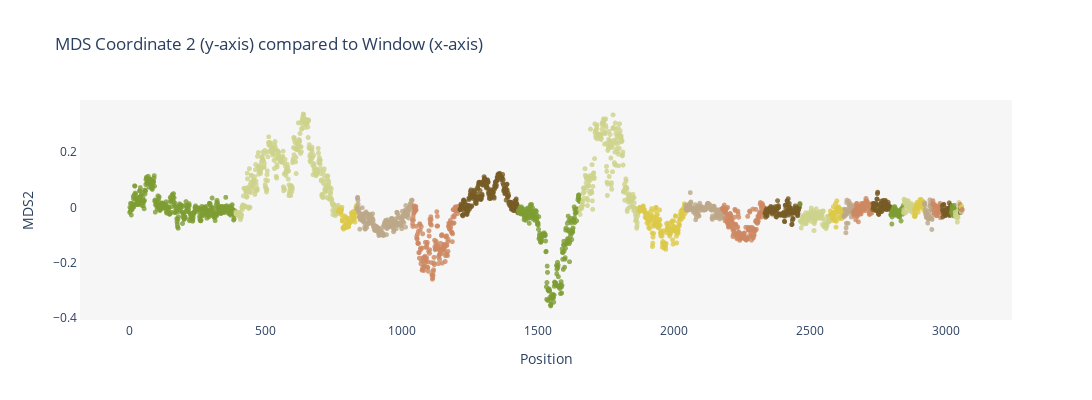

Source (notebook cell):
### Code cell
#px.scatter(y=mds.samples["PC2"], title="MDS Coordinate 2 (y-axis) compared to Window (x-axis)")
fig = px.scatter(y=mds.samples["PC2"], 
                 title="MDS Coordinate 2 (y-axis) compared to Window (x-axis)", 
                 color=chrs, 
                 labels=chrs,
                 color_discrete_sequence=kakapo_colors,
                 width=1200, height=400
                )

fig.update_traces(marker=dict(size=5, opacity=0.8))
fig.update_layout(showlegend=False)
fig.update_layout(xaxis=dict(showgrid=False, zeroline=False, showline=True, title="Position"))
fig.update_layout(yaxis=dict(showgrid=False, zeroline=False, showline=True, title="MDS2"))
fig.update_layout(paper_bgcolor="white")
fig.update_layout(plot_bgcolor="#f6f6f6")
fig.write_image("mds_coord2.svg")
fig.write_image("mds_coord2.png")
fig

### Figure 1 — Plotly figure (JSON) as saved in the notebook; plotly's stock layout.template omitted (floating-point values rounded to 4 significant figures; data arrays with more than 128 entries replaced by an {"elided": "..."} marker saying what was removed)
{"data": [{"hovertemplate": "color=S1<br>x=%{x}<br>y=%{y}<extra></extra>", "legendgroup": "S1", "marker": {"color": "#7D9D33", "opacity": 0.8, "size": 5, "symbol": "circle"}, "mode": "markers", "name": "S1", "showlegend": true, "type": "scattergl", "x": {"elided": "390 int values"}, "xaxis": "x", "y": {"elided": "390 float values"}, "yaxis": "y"}, {"hovertemplate": "color=S2<br>x=%{x}<br>y=%{y}<extra></extra>", "legendgroup": "S2", "marker": {"color": "#CED38C", "opacity": 0.8, "size": 5, "symbol": "circle"}, "mode": "markers", "name": "S2", "showlegend": true, "type": "scattergl", "x": {"elided": "377 int values"}, "xaxis": "x", "y": {"elided": "377 float values"}, "yaxis": "y"}, {"hovertemplate": "color=S3<br>x=%{x}<br>y=%{y}<extra></extra>", "legendgroup": "S3", "marker": {"color": "#DCC949", "opacity": 0.8, "size": 5, "symbol": "circle"}, "mode": "markers", "name": "S3", "showlegend": true, "type": "scattergl", "x": [767, 768, 769, 770, 771, 772, 773, 774, 775, 776, 777, 778, 779, 780, 781, 782, 783, 784, 785, 786, 787, 788, 789, 790, 791, 792, 793, 794, 795, 796, 797, 798, 799, 800, 801, 802, 803, 804, 805, 806, 807, 808, 809, 810, 811, 812, 813, 814, 815, 816, 817, 818, 819, 820, 821, 822, 823, 824, 825, 826, 827, 828, 829, 830, 831, 832, 833, 834], "xaxis": "x", "y": [-0.01498, -0.0147, -0.01508, -0.008472, -0.006792, -0.008317, -0.007708, -0.01419, -0.01834, -0.01039, -0.01728, -0.02729, -0.008728, -3.748e-05, -0.04926, -0.04393, -0.04982, -0.0744, -0.07497, -0.0788, -0.07162, -0.07074, -0.06963, -0.03152, -0.06593, -0.07474, -0.07274, -0.07185, -0.03646, -0.06243, -0.07262, -0.05634, -0.05731, -0.04396, -0.04063, -0.05364, -0.07077, -0.06922, -0.07069, -0.06013, -0.05651, -0.05786, -0.0493, -0.05245, -0.05525, -0.0532, -0.05112, -0.03594, -0.0203, -0.0225, -0.04784, -0.03065, -0.02871, -0.03442, -0.04673, -0.01488, -0.03514, -0.03313, -0.03353, -0.03896, -0.03748, -0.05331, -0.02153, -0.02087, -0.01331, -0.0005885, -0.01806, 0.006839], "yaxis": "y"}, {"hovertemplate": "color=S4<br>x=%{x}<br>y=%{y}<extra></extra>", "legendgroup": "S4", "marker": {"color": "#BCA888", "opacity": 0.8, "size": 5, "symbol": "circle"}, "mode": "markers", "name": "S4", "showlegend": true, "type": "scattergl", "x": {"elided": "204 int values"}, "xaxis": "x", "y": {"elided": "204 float values"}, "yaxis": "y"}, {"hovertemplate": "color=S5<br>x=%{x}<br>y=%{y}<extra></extra>", "legendgroup": "S5", "marker": {"color": "#CD8862", "opacity": 0.8, "size": 5, "symbol": "circle"}, "mode": "markers", "name": "S5", "showlegend": true, "type": "scattergl", "x": {"elided": "175 int values"}, "xaxis": "x", "y": {"elided": "175 float values"}, "yaxis": "y"}, {"hovertemplate": "color=S6<br>x=%{x}<br>y=%{y}<extra></extra>", "legendgroup": "S6", "marker": {"color": "#775B24", "opacity": 0.8, "size": 5, "symbol": "circle"}, "mode": "markers", "name": "S6", "showlegend": true, "type": "scattergl", "x": {"elided": "215 int values"}, "xaxis": "x", "y": {"elided": "215 float values"}, "yaxis": "y"}, {"hovertemplate": "color=S7<br>x=%{x}<br>y=%{y}<extra></extra>", "legendgroup": "S7", "marker": {"color": "#7D9D33", "opacity": 0.8, "size": 5, "symbol": "circle"}, "mode": "markers", "name": "S7", "showlegend": true, "type": "scattergl", "x": {"elided": "226 int values"}, "xaxis": "x", "y": {"elided": "226 float values"}, "yaxis": "y"}, {"hovertemplate": "color=S8<br>x=%{x}<br>y=%{y}<extra></extra>", "legendgroup": "S8", "marker": {"color": "#CED38C", "opacity": 0.8, "size": 5, "symbol": "circle"}, "mode": "markers", "name": "S8", "showlegend": true, "type": "scattergl", "x": {"elided": "219 int values"}, "xaxis": "x", "y": {"elided": "219 float values"}, "yaxis": "y"}, {"hovertemplate": "color=S9<br>x=%{x}<br>y=%{y}<extra></extra>", "legendgroup": "S9", "marker": {"color": "#DCC949", "opacity": 0.8, "size": 5, "symbol": "circle"}, "mode": "markers", "name": "S9", "showlegend": true, "type": "scattergl", "x": {"elided": "170 int values"}, "xaxis": "x", "y": {"elided": "170 float values"}, "yaxis": "y"}, {"hovertemplate": "color=S10<br>x=%{x}<br>y=%{y}<extra></extra>", "legendgroup": "S10", "marker": {"color": "#BCA888", "opacity": 0.8, "size": 5, "symbol": "circle"}, "mode": "markers", "name": "S10", "showlegend": true, "type": "scattergl", "x": {"elided": "135 int values"}, "xaxis": "x", "y": {"elided": "135 float values"}, "yaxis": "y"}, {"hovertemplate": "color=S11<br>x=%{x}<br>y=%{y}<extra></extra>", "legendgroup": "S11", "marker": {"color": "#CD8862", "opacity": 0.8, "size": 5, "symbol": "circle"}, "mode": "markers", "name": "S11", "showlegend": true, "type": "scattergl", "x": {"elided": "157 int values"}, "xaxis": "x", "y": {"elided": "157 float values"}, "yaxis": "y"}, {"hovertemplate": "color=S12<br>x=%{x}<br>y=%{y}<extra></extra>", "legendgroup": "S12", "marker": {"color": "#775B24", "opacity": 0.8, "size": 5, "symbol": "circle"}, "mode": "markers", "name": "S12", "showlegend": true, "type": "scattergl", "x": {"elided": "129 int values"}, "xaxis": "x", "y": {"elided": "129 float values"}, "yaxis": "y"}, {"hovertemplate": "color=S13<br>x=%{x}<br>y=%{y}<extra></extra>", "legendgroup": "S13", "marker": {"color": "#7D9D33", "opacity": 0.8, "size": 5, "symbol": "circle"}, "mode": "markers", "name": "S13", "showlegend": true, "type": "scattergl", "x": [2465], "xaxis": "x", "y": [0.01116], "yaxis": "y"}, {"hovertemplate": "color=S14<br>x=%{x}<br>y=%{y}<extra></extra>", "legendgroup": "S14", "marker": {"color": "#CED38C", "opacity": 0.8, "size": 5, "symbol": "circle"}, "mode": "markers", "name": "S14", "showlegend": true, "type": "scattergl", "x": [2466, 2467, 2468, 2469, 2470, 2471, 2472, 2473, 2474, 2475, 2476, 2477, 2478, 2479, 2480, 2481, 2482, 2483, 2484, 2485, 2486, 2487, 2488, 2489, 2490, 2491, 2492, 2493, 2494, 2495, 2496, 2497, 2498, 2499, 2500, 2501, 2502, 2503, 2504, 2505, 2506, 2507, 2508, 2509, 2510, 2511, 2512, 2513, 2514, 2515, 2516, 2517, 2518, 2519, 2520, 2521, 2522, 2523, 2524, 2525, 2526, 2527, 2528, 2529, 2530, 2531, 2532, 2533, 2534, 2535, 2536, 2537, 2538, 2539, 2540, 2541, 2542, 2543, 2544, 2545, 2546, 2547, 2548, 2549, 2550, 2551, 2552, 2553, 2554, 2555, 2556, 2557, 2558, 2559, 2560, 2561, 2562, 2563, 2564, 2565, 2566, 2567, 2568, 2569, 2570, 2571, 2572, 2573, 2574, 2575], "xaxis": "x", "y": [-0.0496, -0.05189, -0.05147, -0.07487, -0.04837, -0.04585, -0.04955, -0.03433, -0.06127, -0.05498, -0.02998, -0.03379, -0.04477, -0.04128, -0.03986, -0.0413, -0.03203, -0.0314, -0.03585, -0.01995, -0.05968, -0.05903, -0.04753, -0.04784, -0.02895, -0.05061, -0.02513, -0.04451, -0.02372, -0.01982, -0.02699, -0.02599, -0.0247, -0.0415, -0.03279, -0.04022, -0.03094, -0.04078, -0.01941, -0.01356, -0.00259, -0.05204, -0.03556, -0.03131, -0.03024, -0.02054, -0.02534, -0.01969, -0.01281, -0.03344, -0.08435, -0.05918, -0.04551, -0.05156, -0.04418, -0.01848, -0.04249, -0.03114, -0.005459, -0.02297, -0.03015, -0.02215, -0.03605, -0.03889, -0.02521, -0.02763, -0.03548, -0.02271, -0.01725, -0.0306, -0.02649, -0.03959, -0.03882, -0.02019, -0.01725, -0.02955, -0.01455, -0.02234, -0.02718, -0.02847, -0.0199, -0.06234, -0.03857, -0.01459, -0.01307, -0.04399, -0.06952, -0.06898, -0.0661, -0.06834, -0.06713, -0.06104, -0.06143, -0.06869, -0.07727, -0.06292, -0.07016, -0.05734, -0.06335, -0.05498, -0.03248, -0.03336, -0.03503, -0.04533, -0.04352, -0.04356, -0.05164, -0.05019, -0.04661, -0.04959], "yaxis": "y"}, {"hovertemplate": "color=S15<br>x=%{x}<br>y=%{y}<extra></extra>", "legendgroup": "S15", "marker": {"color": "#DCC949", "opacity": 0.8, "size": 5, "symbol": "circle"}, "mode": "markers", "name": "S15", "showlegend": true, "type": "scattergl", "x": [2576, 2577, 2578, 2579, 2580, 2581, 2582, 2583, 2584, 2585, 2586, 2587, 2588, 2589, 2590, 2591, 2592, 2593, 2594, 2595, 2596, 2597, 2598, 2599, 2600, 2601, 2602, 2603, 2604, 2605, 2606, 2607, 2608, 2609, 2610, 2611, 2612, 2613, 2614, 2615, 2616, 2617, 2618, 2619, 2620, 2621, 2622, 2623, 2624, 2625], "xaxis": "x", "y": [-0.01316, -0.02575, -0.02559, -0.02579, -0.02512, -0.02308, -0.02517, -0.0209, -0.04094, -0.03082, -0.01767, 0.00214, -0.0474, -0.04042, -0.02648, -0.0432, -0.0186, -0.04833, -0.01847, 0.01325, -0.004086, -0.07188, -0.05079, -0.0183, 0.02321, -0.005308, -0.03222, -0.001152, -0.001476, -0.008021, 0.001989, -0.01478, -0.04032, -0.004554, -0.01483, -0.01215, -0.006279, -0.007341, -0.0332, -0.01694, -0.03284, -0.0415, -0.02531, -0.01744, -0.0172, -0.01034, -0.02958, -0.01801, -0.006874, -0.03137], "yaxis": "y"}, {"hovertemplate": "color=S16<br>x=%{x}<br>y=%{y}<extra></extra>", "legendgroup": "S16", "marker": {"color": "#BCA888", "opacity": 0.8, "size": 5, "symbol": "circle"}, "mode": "markers", "name": "S16", "showlegend": true, "type": "scattergl", "x": [2626, 2627, 2628, 2629, 2630, 2631, 2632, 2633, 2634, 2635, 2636, 2637, 2638, 2639, 2640, 2641, 2642, 2643, 2644, 2645, 2646, 2647, 2648, 2649, 2650, 2651, 2652, 2653, 2654, 2655, 2656, 2657, 2658, 2659, 2660], "xaxis": "x", "y": [-0.03476, -0.02786, -0.03068, -0.008593, -0.02575, -0.007388, -0.02873, -0.09234, -0.07459, -0.05774, 0.01676, 0.02599, -0.01518, -0.02285, -0.01648, -0.05801, -0.01236, -0.01548, 0.02237, 0.001541, 0.008423, 0.01466, 0.003973, -0.003395, 0.002648, -0.0005408, -0.001153, -0.03506, -0.01695, 0.009249, -0.0203, -0.02216, -0.003461, 0.003743, -0.01937], "yaxis": "y"}, {"hovertemplate": "color=S17<br>x=%{x}<br>y=%{y}<extra></extra>", "legendgroup": "S17", "marker": {"color": "#CD8862", "opacity": 0.8, "size": 5, "symbol": "circle"}, "mode": "markers", "name": "S17", "showlegend": true, "type": "scattergl", "x": [2661, 2662, 2663, 2664, 2665, 2666, 2667, 2668, 2669, 2670, 2671, 2672, 2673, 2674, 2675, 2676, 2677, 2678, 2679, 2680, 2681, 2682, 2683, 2684, 2685, 2686, 2687, 2688, 2689, 2690, 2691, 2692, 2693, 2694, 2695, 2696, 2697, 2698, 2699, 2700, 2701, 2702, 2703, 2704, 2705, 2706, 2707, 2708, 2709, 2710, 2711, 2712, 2713, 2714, 2715, 2716, 2717, 2718, 2719, 2720, 2721, 2722, 2723, 2724, 2725, 2726, 2727, 2728, 2729, 2730, 2731], "xaxis": "x", "y": [-0.01561, -0.02979, -0.01804, -0.0125, -0.0253, -0.01129, -0.01867, -0.009853, -0.0451, -0.0252, 0.0005666, 0.01222, 0.01409, 0.002072, -0.03307, -0.0286, -0.008923, -0.01995, -0.05271, -0.01367, 0.001772, -0.01136, -0.001193, -0.00502, -0.02492, 0.001482, -0.01622, -0.00606, -0.02375, 0.01376, 0.007916, 0.007489, 0.006627, 0.008386, -0.01146, -0.004445, 0.01408, 0.009358, -0.002401, -0.003138, -0.001957, -0.006273, -0.002936, -0.01259, 0.01644, 0.02273, 0.03208, 0.002634, 0.01589, 0.02277, 0.02052, 0.003754, 0.01415, -0.0067, 0.01461, 0.003781, 0.005011, 0.00721, -0.02241, -0.02607, -0.001616, -0.01555, 0.002645, -0.02247, -0.01227, -0.001964, 0.009226, -0.02091, 0.01255, 0.01059, -0.004731], "yaxis": "y"}, {"hovertemplate": "color=S18<br>x=%{x}<br>y=%{y}<extra></extra>", "legendgroup": "S18", "marker": {"color": "#775B24", "opacity": 0.8, "size": 5, "symbol": "circle"}, "mode": "markers", "name": "S18", "showlegend": true, "type": "scattergl", "x": [2732, 2733, 2734, 2735, 2736, 2737, 2738, 2739, 2740, 2741, 2742, 2743, 2744, 2745, 2746, 2747, 2748, 2749, 2750, 2751, 2752, 2753, 2754, 2755, 2756, 2757, 2758, 2759, 2760, 2761, 2762, 2763, 2764, 2765, 2766, 2767, 2768, 2769, 2770, 2771, 2772, 2773, 2774, 2775, 2776, 2777, 2778, 2779, 2780, 2781, 2782, 2783, 2784, 2785, 2786, 2787, 2788, 2789, 2790, 2791, 2792, 2793, 2794, 2795, 2796, 2797], "xaxis": "x", "y": [-0.007701, 0.0143, 0.0003526, 0.005395, -0.002417, 0.002806, 0.01453, 0.006628, 0.006637, -0.007463, -0.01048, -0.01195, 0.006765, 0.0128, 0.0104, 0.03, 0.02997, 0.04971, 0.0549, 0.007751, -0.01764, -0.02458, -0.02597, -0.01479, -0.01928, -0.005533, -5.38e-06, -0.01002, -0.01022, 0.0112, 0.01397, 0.02242, -0.01573, -0.003889, -0.01319, 0.000982, 0.001527, 0.01975, 0.02491, 0.006532, -0.003505, 0.01249, 0.006028, 0.0003005, 0.01728, -0.006398, 0.02524, 0.02113, 0.001047, -0.00657, 0.001349, -0.008328, 0.008038, 0.003334, -0.006069, -0.001475, 0.01872, 0.01105, 0.003302, -0.002231, -0.00585, -0.007579, 0.002573, 0.002522, -0.0043, -0.001198], "yaxis": "y"}, {"hovertemplate": "color=S19<br>x=%{x}<br>y=%{y}<extra></extra>", "legendgroup": "S19", "marker": {"color": "#7D9D33", "opacity": 0.8, "size": 5, "symbol": "circle"}, "mode": "markers", "name": "S19", "showlegend": true, "type": "scattergl", "x": [2798, 2799, 2800, 2801, 2802, 2803, 2804, 2805, 2806, 2807, 2808, 2809, 2810, 2811, 2812, 2813, 2814, 2815, 2816, 2817, 2818, 2819, 2820, 2821, 2822, 2823, 2824, 2825, 2826, 2827, 2828, 2829, 2830, 2831, 2832, 2833, 2834, 2835, 2836, 2837, 2838, 2839, 2840, 2841, 2842, 2843, 2844], "xaxis": "x", "y": [-0.0274, -0.02611, -0.01862, -0.027, -0.06058, -0.0349, -0.01239, -0.01242, -0.008281, -0.01699, -0.004644, 0.001267, -0.02352, -0.003256, -0.02884, 0.002387, -0.003887, -0.01831, -0.005935, -0.01649, -0.02487, -0.0235, -0.0149, -0.02838, -0.01425, -0.01614, -0.02678, -0.01196, -0.02448, -0.03382, -0.01332, -0.031, -0.02113, -0.03507, -0.02338, -0.01047, -0.01686, -0.009564, -0.04959, -0.01782, -0.004111, -0.005843, -0.004041, -0.01903, -0.02491, -0.01519, 0.006669], "yaxis": "y"}, {"hovertemplate": "color=S20<br>x=%{x}<br>y=%{y}<extra></extra>", "legendgroup": "S20", "marker": {"color": "#CED38C", "opacity": 0.8, "size": 5, "symbol": "circle"}, "mode": "markers", "name": "S20", "showlegend": true, "type": "scattergl", "x": [2845, 2846, 2847, 2848, 2849, 2850, 2851, 2852, 2853, 2854, 2855, 2856, 2857, 2858, 2859, 2860, 2861, 2862, 2863, 2864, 2865, 2866, 2867, 2868, 2869, 2870, 2871, 2872, 2873, 2874, 2875, 2876, 2877, 2878, 2879, 2880, 2881, 2882, 2883], "xaxis": "x", "y": [-0.01945, -0.008468, 0.02955, 0.02491, 0.01641, -0.01535, -0.02133, 0.0247, 0.01322, -0.01787, 0.006305, 0.006447, 0.004417, 0.01633, 0.01001, 0.02435, 0.000528, 0.001823, 0.02208, -0.00332, 0.003354, 0.0002248, -0.01175, -0.004958, 0.00219, 0.004691, 0.004539, 0.005602, 0.01178, 0.0133, -0.01684, 0.0001509, 0.006529, -0.005119, -0.01537, -0.000895, 0.001572, -0.009706, -0.01038], "yaxis": "y"}, {"hovertemplate": "color=S21<br>x=%{x}<br>y=%{y}<extra></extra>", "legendgroup": "S21", "marker": {"color": "#DCC949", "opacity": 0.8, "size": 5, "symbol": "circle"}, "mode": "markers", "name": "S21", "showlegend": true, "type": "scattergl", "x": [2884, 2885, 2886, 2887, 2888, 2889, 2890, 2891, 2892, 2893, 2894, 2895, 2896, 2897, 2898, 2899, 2900, 2901, 2902, 2903, 2904, 2905, 2906, 2907, 2908, 2909, 2910, 2911, 2912, 2913, 2914, 2915, 2916, 2917, 2918, 2919, 2920, 2921], "xaxis": "x", "y": [-0.0308, -0.006304, -0.03414, -0.01954, -0.03206, -0.02663, -0.006175, 0.00409, 0.01043, 0.006344, 0.01725, 0.00337, -0.004343, 0.001855, -0.001242, -0.01736, -0.005612, 0.003437, 0.01511, 0.01916, 0.01317, 0.02773, 0.01963, 0.003594, 0.01243, 0.002749, 0.02826, 0.01235, 0.01965, 0.01872, 0.02064, 0.01573, 0.022, -0.001051, -0.002752, -0.01033, 0.006896, 0.01027], "yaxis": "y"}, {"hovertemplate": "color=S22<br>x=%{x}<br>y=%{y}<extra></extra>", "legendgroup": "S22", "marker": {"color": "#BCA888", "opacity": 0.8, "size": 5, "symbol": "circle"}, "mode": "markers", "name": "S22", "showlegend": true, "type": "scattergl", "x": [2922, 2923, 2924, 2925, 2926, 2927, 2928, 2929, 2930, 2931, 2932, 2933, 2934, 2935, 2936, 2937, 2938, 2939, 2940, 2941, 2942, 2943, 2944, 2945, 2946, 2947, 2948, 2949, 2950, 2951], "xaxis": "x", "y": [0.01318, 0.008768, 0.01605, -0.02053, -0.007736, -0.01497, -0.02925, -0.03703, -0.0343, -0.0232, -0.02929, -0.03026, -0.05712, -0.03352, -0.04287, -0.04253, -0.02842, -0.04029, -0.01397, 0.004687, 0.02707, 0.007197, 0.01493, -0.006765, -0.009462, -0.0094, -0.04061, -0.08059, -0.04386, -0.02942], "yaxis": "y"}, {"hovertemplate": "color=S23<br>x=%{x}<br>y=%{y}<extra></extra>", "legendgroup": "S23", "marker": {"color": "#CD8862", "opacity": 0.8, "size": 5, "symbol": "circle"}, "mode": "markers", "name": "S23", "showlegend": true, "type": "scattergl", "x": [2952, 2953, 2954, 2955, 2956, 2957, 2958, 2959, 2960, 2961, 2962, 2963, 2964, 2965, 2966, 2967, 2968, 2969, 2970, 2971, 2972, 2973, 2974, 2975, 2976, 2977, 2978, 2979, 2980, 2981, 2982, 2983, 2984, 2985, 2986], "xaxis": "x", "y": [0.0111, 0.024, 0.01436, 0.007031, -0.008211, 0.00832, -0.02098, -0.02104, 0.009218, 0.003463, -0.003905, 0.001735, 0.003747, 0.003795, -0.03055, -0.03002, -0.01579, -0.02231, -0.001928, -0.01038, -0.02108, 0.0007854, -0.007043, -0.004819, -0.01061, -0.008164, -0.02016, 0.01417, 0.007686, -0.03764, -0.01716, -0.01284, -0.003306, -0.007818, 0.007803], "yaxis": "y"}, {"hovertemplate": "color=S24<br>x=%{x}<br>y=%{y}<extra></extra>", "legendgroup": "S24", "marker": {"color": "#775B24", "opacity": 0.8, "size": 5, "symbol": "circle"}, "mode": "markers", "name": "S24", "showlegend": true, "type": "scattergl", "x": [2987, 2988, 2989, 2990, 2991, 2992, 2993, 2994, 2995, 2996, 2997, 2998, 2999, 3000, 3001, 3002, 3003, 3004, 3005, 3006, 3007, 3008, 3009, 3010, 3011, 3012, 3013, 3014, 3015, 3016, 3017, 3018, 3019, 3020], "xaxis": "x", "y": [0.005016, -0.009167, -0.03502, -0.01284, -0.02158, 0.00889, 0.01082, -0.01127, -0.01678, -0.02945, -0.01686, -0.02418, -0.02049, -0.02996, -0.008518, -0.02328, -0.00315, -0.01239, -0.007092, -0.0105, -0.004901, -0.02124, -0.01275, -0.00364, -0.02657, -0.01449, 0.01609, -0.003334, -0.02992, -0.01402, -0.01108, 0.008249, 0.00427, -0.003773], "yaxis": "y"}, {"hovertemplate": "color=S25<br>x=%{x}<br>y=%{y}<extra></extra>", "legendgroup": "S25", "marker": {"color": "#7D9D33", "opacity": 0.8, "size": 5, "symbol": "circle"}, "mode": "markers", "name": "S25", "showlegend": true, "type": "scattergl", "x": [3021, 3022, 3023, 3024, 3025, 3026, 3027, 3028, 3029, 3030, 3031, 3032, 3033, 3034], "xaxis": "x", "y": [-0.02018, -0.01417, -0.003619, 0.005266, -0.01215, -0.02575, -0.003256, -0.01699, -0.03084, -0.001528, -0.005603, 0.007385, -0.00958, -0.006274], "yaxis": "y"}, {"hovertemplate": "color=S26<br>x=%{x}<br>y=%{y}<extra></extra>", "legendgroup": "S26", "marker": {"color": "#CED38C", "opacity": 0.8, "size": 5, "symbol": "circle"}, "mode": "markers", "name": "S26", "showlegend": true, "type": "scattergl", "x": [3035, 3036, 3037, 3038, 3039, 3040, 3041, 3042, 3043, 3044, 3045, 3046, 3047, 3048, 3049, 3050], "xaxis": "x", "y": [-0.01771, -0.02947, -0.02644, -0.03564, -0.03322, -0.03613, -0.0334, -0.03756, -0.05346, -0.03256, -0.03783, -0.01719, -0.009894, -0.009553, 0.01769, -0.007293], "yaxis": "y"}, {"hovertemplate": "color=NC_044299.1_ctg1<br>x=%{x}<br>y=%{y}<extra></extra>", "legendgroup": "NC_044299.1_ctg1", "marker": {"color": "#DCC949", "opacity": 0.8, "size": 5, "symbol": "circle"}, "mode": "markers", "name": "NC_044299.1_ctg1", "showlegend": true, "type": "scattergl", "x": [3051], "xaxis": "x", "y": [-0.001725], "yaxis": "y"}, {"hovertemplate": "color=NC_044300.1_ctg1<br>x=%{x}<br>y=%{y}<extra></extra>", "legendgroup": "NC_044300.1_ctg1", "marker": {"color": "#BCA888", "opacity": 0.8, "size": 5, "symbol": "circle"}, "mode": "markers", "name": "NC_044300.1_ctg1", "showlegend": true, "type": "scattergl", "x": [3052], "xaxis": "x", "y": [0.005009], "yaxis": "y"}, {"hovertemplate": "color=NW_022045577.1_ctg1<br>x=%{x}<br>y=%{y}<extra></extra>", "legendgroup": "NW_022045577.1_ctg1", "marker": {"color": "#CD8862", "opacity": 0.8, "size": 5, "symbol": "circle"}, "mode": "markers", "name": "NW_022045577.1_ctg1", "showlegend": true, "type": "scattergl", "x": [3053], "xaxis": "x", "y": [0.01051], "yaxis": "y"}, {"hovertemplate": "color=NW_022045628.1_ctg1<br>x=%{x}<br>y=%{y}<extra></extra>", "legendgroup": "NW_022045628.1_ctg1", "marker": {"color": "#775B24", "opacity": 0.8, "size": 5, "symbol": "circle"}, "mode": "markers", "name": "NW_022045628.1_ctg1", "showlegend": true, "type": "scattergl", "x": [3054, 3055], "xaxis": "x", "y": [-0.0195, -0.005175], "yaxis": "y"}, {"hovertemplate": "color=NW_022045631.1_ctg1<br>x=%{x}<br>y=%{y}<extra></extra>", "legendgroup": "NW_022045631.1_ctg1", "marker": {"color": "#7D9D33", "opacity": 0.8, "size": 5, "symbol": "circle"}, "mode": "markers", "name": "NW_022045631.1_ctg1", "showlegend": true, "type": "scattergl", "x": [3056], "xaxis": "x", "y": [-0.01442], "yaxis": "y"}, {"hovertemplate": "color=NW_022045634.1_ctg1<br>x=%{x}<br>y=%{y}<extra></extra>", "legendgroup": "NW_022045634.1_ctg1", "marker": {"color": "#CED38C", "opacity": 0.8, "size": 5, "symbol": "circle"}, "mode": "markers", "name": "NW_022045634.1_ctg1", "showlegend": true, "type": "scattergl", "x": [3057, 3058], "xaxis": "x", "y": [-0.0006894, -0.01759], "yaxis": "y"}, {"hovertemplate": "color=NW_022045635.1_ctg1<br>x=%{x}<br>y=%{y}<extra></extra>", "legendgroup": "NW_022045635.1_ctg1", "marker": {"color": "#DCC949", "opacity": 0.8, "size": 5, "symbol": "circle"}, "mode": "markers", "name": "NW_022045635.1_ctg1", "showlegend": true, "type": "scattergl", "x": [3059], "xaxis": "x", "y": [0.002582], "yaxis": "y"}, {"hovertemplate": "color=NW_022045636.1_ctg1<br>x=%{x}<br>y=%{y}<extra></extra>", "legendgroup": "NW_022045636.1_ctg1", "marker": {"color": "#BCA888", "opacity": 0.8, "size": 5, "symbol": "circle"}, "mode": "markers", "name": "NW_022045636.1_ctg1", "showlegend": true, "type": "scattergl", "x": [3060], "xaxis": "x", "y": [-0.009797], "yaxis": "y"}, {"hovertemplate": "color=NW_022045640.1_ctg1<br>x=%{x}<br>y=%{y}<extra></extra>", "legendgroup": "NW_022045640.1_ctg1", "marker": {"color": "#CD8862", "opacity": 0.8, "size": 5, "symbol": "circle"}, "mode": "markers", "name": "NW_022045640.1_ctg1", "showlegend": true, "type": "scattergl", "x": [3061], "xaxis": "x", "y": [-0.007995], "yaxis": "y"}], "layout": {"height": 400, "legend": {"title": {"text": "color"}, "tracegroupgap": 0}, "paper_bgcolor": "white", "plot_bgcolor": "#f6f6f6", "showlegend": false, "title": {"text": "MDS Coordinate 2 (y-axis) compared to Window (x-axis)"}, "width": 1200, "xaxis": {"anchor": "y", "autorange": true, "domain": [0, 1], "range": [-181.5, 3242.0], "showgrid": false, "showline": true, "title": {"text": "Position"}, "type": "linear", "zeroline": false}, "yaxis": {"anchor": "x", "autorange": true, "domain": [0, 1], "range": [-0.409, 0.3894], "showgrid": false, "showline": true, "title": {"text": "MDS2"}, "type": "linear", "zeroline": false}}}
